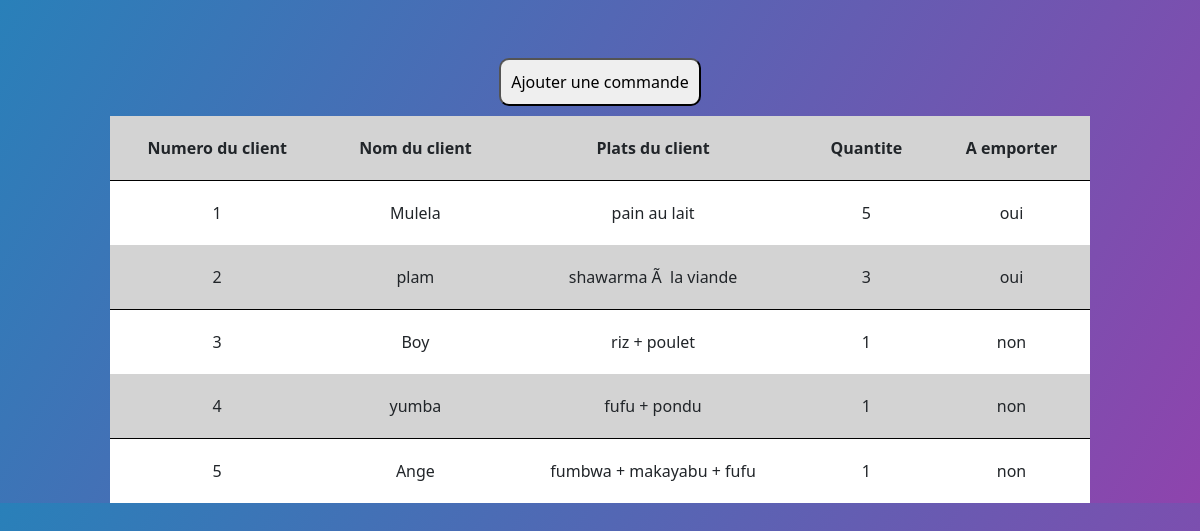
The page / on the database its author committed.
### tables this page shows
CREATE TABLE IF NOT EXISTS `commandes` (
  `id` int(11) NOT NULL AUTO_INCREMENT,
  `nom_client` varchar(255) NOT NULL,
  `plat` varchar(255) NOT NULL,
  `quantite` int(11) NOT NULL,
  `emporter` varchar(3) NOT NULL,
  PRIMARY KEY (`id`)
);

### src/controllers/homepage.php (called while the page is built)
<?php
require_once("src/model.php");
function homepage()
{
    $plats = getPlat();
    require('templates/homepage.php');
}

### src/model.php (called while the page is built, shortened)
<?php
function dbconnect()
{
    $database = new PDO("mysql:host=localhost;dbname=resto", "root", "");
    $database->setAttribute(PDO::ATTR_ERRMODE, PDO::ERRMODE_EXCEPTION);
    return $database;
}
function getPlat(): array
{
    $database = dbconnect();
    $statement = $database->query("SELECT * FROM commandes");
    $plats = [];
    while ($row = $statement->fetch()) {
        $plat = [
            'numero_client' => $row['id'],
            'nom_client' => $row['nom_client'],
            'plat' => $row['plat'],
            'quantite' => $row['quantite'],
            'emporter' => $row['emporter'],
        ];
        $plats[] = $plat;
    }
    return $plats;
}

### templates/homepage.php (the view, shortened to what this page needs)
<!DOCTYPE html>
<html lang="fr">
<head>
    <link rel="stylesheet" href="assets/css/affichage.css">
    <link rel="stylesheet" href="assets/css/bootstrap.min.css">
</head>
<body>
    <div class="container-fluid">
        <div class="row">
            <div class="col text-center">
            <div class="pt-5">
            <a href="index.php?action=addCommande"><input type="submit" value="Ajouter une commande" class="btn-ajout"></a>
            </div>
                <table class="center col-10 offset-1">
                    <tr>
                        <th>Numero du client</th>
                        <th>Nom du client</th>
                        <th>Plats du client</th>
                        <th>Quantite</th>
                        <th>A emporter</th>
                    </tr>
                    <?php
                    foreach ($plats as $plat) {
                    ?>
                        <tr>
                            <td><?= $plat['numero_client'] ?></td>
                            <td><?= $plat['nom_client'] ?></td>
                            <td><?= $plat['plat'] ?></td>
                            <td><?= $plat['quantite'] ?></td>
                            <td><?= $plat['emporter'] ?></td>
                        </tr>
                    <?php
                    }
                    ?>
                </table>
            </div>
        </div>
    </div>
</body>
</html>

### index.php (shortened to what this page needs)
<?php
require_once('src/controllers/homepage.php');
if (isset($_GET['action']) && $_GET['action'] !== '') {
    if ($_GET['action'] === 'addCommande') {
        ajoutCommande();
    }else{
        echo "Erreur 404 : la page n'existe pas. ";
    }
}else{
    homepage();
}

### assets/css/affichage.css (style rules this page uses)
body { font-family: "Times New Roman", Times, serif; background: linear-gradient(120deg, #2980b9, #8e44ad); }
.center { background-color: white; border-radius: 50px; }
th, td, tr { padding: 20px; border: 1px solid black; }
tr:nth-child(odd) { background-color: rgb(211, 211, 211); border-bottom: 1px solid black; }
tr:nth-child(even) { background-color: #ffffff; }
.btn-ajout { padding: 10px; margin: 10px; border-radius: 10px; }

### rows shown on the page
commandes: id "1", nom_client "Mulela", plat "pain au lait", quantite "5", emporter "oui"
commandes: id "2", nom_client "plam", plat "shawarma Ã la viande", quantite "3", emporter "oui"
commandes: id "3", nom_client "Boy", plat "riz + poulet", quantite "1", emporter "non"
commandes: id "4", nom_client "yumba", plat "fufu + pondu", quantite "1", emporter "non"
commandes: id "5", nom_client "Ange", plat "fumbwa + makayabu + fufu", quantite "1", emporter "non"
